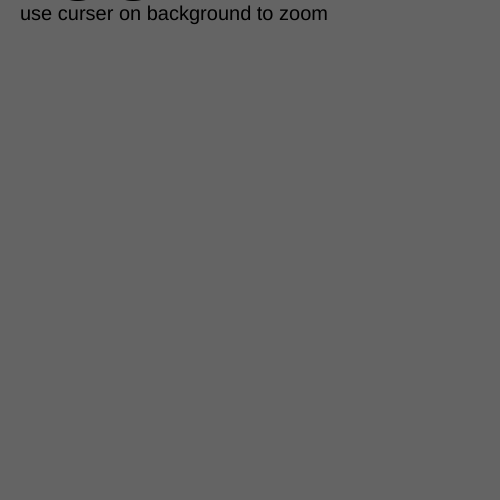
Frame 1 (no input)
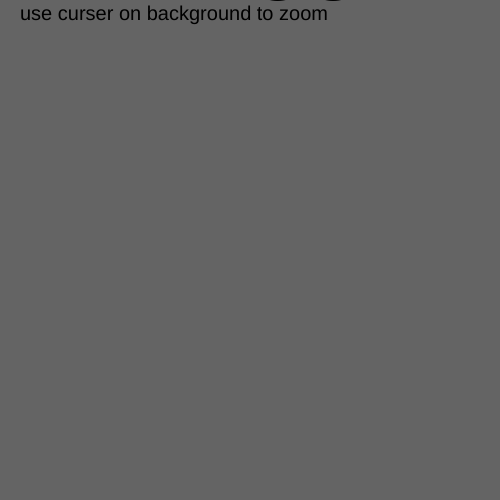
Frame 60 (no input)
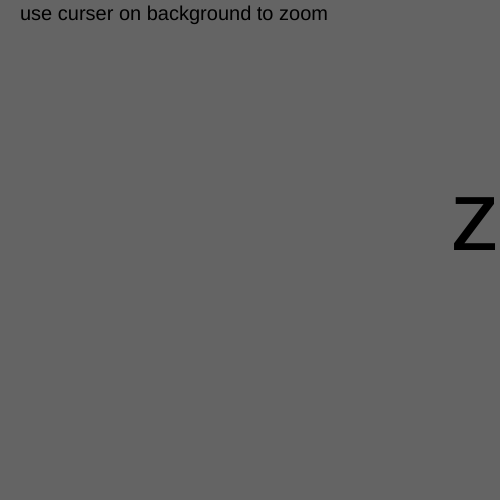
Frame 120 (the mouse pressed at the canvas centre since frame 60)

The p5.js sketch that drew these frames (run headless with seeded random() and noise() and a simulated clock; from frame 60 on, the mouse is pressed at the canvas centre):

// p5.js sketch
// ── sketch.js
var v = 0;

function setup() {
  createCanvas(500, 500);
}

function draw() {
  background(100);

  //rect(v,hieght/2,50,50);
  textSize(100);
  text("zoom", v, mouseY);
  v += 50;

  textSize(20);
  text("use curser on background to zoom", 20, 20);


  if (v > width) {
    v = 0;
  }

}
